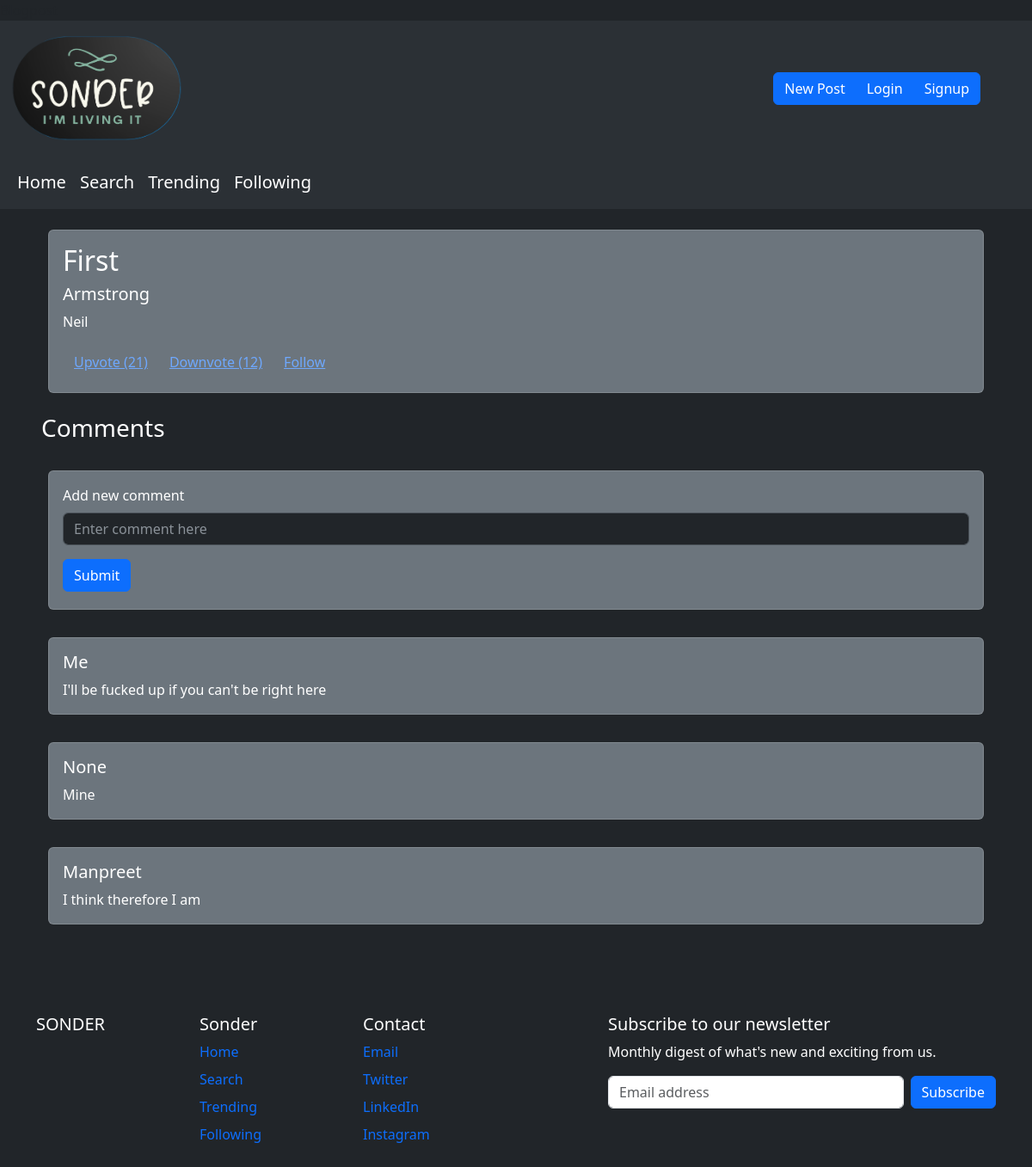
/1, run on an earlier commit of the app's database.
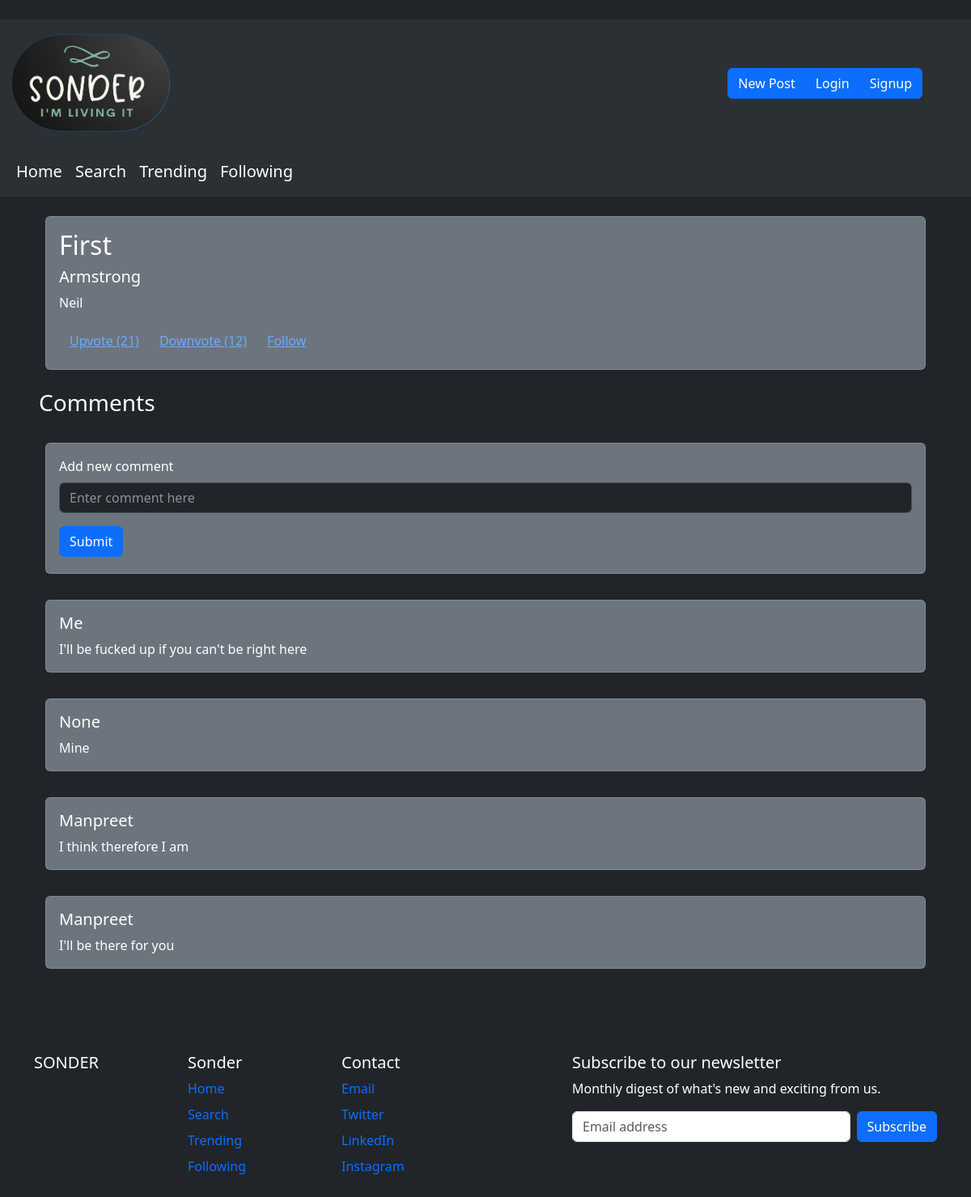
And on a later commit of the database.
### tables this page shows
CREATE TABLE posts (
    id INTEGER PRIMARY KEY AUTOINCREMENT,
    created TIMESTAMP NOT NULL DEFAULT CURRENT_TIMESTAMP,
    title TEXT NOT NULL,
    content TEXT NOT NULL,
    author TEXT NOT NULL
);

CREATE TABLE comments (
    comment_id INTEGER PRIMARY KEY AUTOINCREMENT,
    created TIMESTAMP NOT NULL DEFAULT CURRENT_TIMESTAMP,
    post_id INTEGER NOT NULL,
    content TEXT NOT NULL,
    author
);

### app.py (the view)
@app.route('/<string:username>')
def byauthor(username):
    conn = get_db_connection()
    blogs = conn.execute('SELECT * FROM posts WHERE author = ?', (username,)).fetchall()
    return render_template('byauthor.html', username=username, blogs=blogs)

### app.py (called while the page is built, shortened)
def get_db_connection():
    conn = sqlite3.connect('database.db')
    conn.row_factory = sqlite3.Row
    return conn

def getPost(postId):
    conn = get_db_connection()
    post = conn.execute('SELECT * FROM posts WHERE id = ?', (postId,)).fetchone()
    conn.close()
    if post is None:
        abort(404)
    return post

def getComments(postId):
    conn = get_db_connection()
    comments = conn.execute('SELECT * FROM comments WHERE post_id = ?', (postId,)).fetchall()
    conn.close()
    if comments is None:
        return {}
    return comments

@app.route('/<int:postId>', methods=('GET', 'POST'))
def viewPost(postId):
    post = getPost(postId)
    comments = getComments(postId)
    return render_template('blogpost.html', posts=post, comments=comments)

### templates/blogpost.html (shortened to what this page needs)
{% extends 'base.html' %}
{% block body %}
      <div class="d-grid gap-3">
        <div class="p-2 bg-dark text-white mx-5 mt-3" data-bs-theme="dark">
            <div class="card bg-secondary text-white" data-bs-theme = "dark">
                <div class="card-body">
                  <h2 class="card-title">{{posts.title}}</h2>
                  <h5> {{posts.author}} </h5>
                  <p class="card-text">{{posts.content}}</p>
                  <div class="btn-group" role="group" aria-label="Basic outlined example">
                    <button type="button" class="btn btn-link">Upvote (21)</button>
                    <button type="button" class="btn btn-link">Downvote (12)</button>
                    <button type="button" class="btn btn-link">Follow</button>
                  </div>
                </div>
              </div>
        </div>
        <div><h3 class = "text-white mx-5">Comments</h3></div>
        <div class="p-2 bg-dark text-white mx-5" data-bs-theme="dark">
          <div class="card bg-secondary text-white" data-bs-theme = "dark">
          <div class="card-body">
        {%if session['username']%}
        <form method="post">
        <div class="mb-3">
          <label for="exampleInputComment1" class="form-label text-white">Add new comment</label>
          <input type="text" class="form-control" id="exampleInputComment1" placeholder="Enter comment here" name="content"></input>
        </div>
        <button type="submit" class="btn btn-primary mb-1">Submit</button>
        </form>
        {%else%}
        <div class="mb-3">
          <label for="exampleInputComment1" class="form-label text-white">Add new comment</label>
          <input type="text" class="form-control" id="exampleInputComment1" placeholder="Enter comment here" name="content"></input>
        </div>
        <button onclick="location.href='/login'" type="submit" class="btn btn-primary mb-1">Submit</button>
        {%endif%}
    </div>
  </div>
</div>
        {%for comment in comments%}
        <div class="p-2 bg-dark text-white mx-5" data-bs-theme="dark">
            <div class="card bg-secondary text-white" data-bs-theme = "dark">
                <div class="card-body">
                  <h5> {{comment.author}}  </h5>
                  <p class="card-text">{{comment.content}}</p>
                </div>
              </div>
        </div>
        {% endfor %}
      </div>
{% endblock %}

### templates/base.html (shortened to what this page needs)
<!doctype html>
<html lang="en">
  <head>
    <link href="https://cdn.jsdelivr.net/npm/bootstrap@5.3.0-alpha2/dist/css/bootstrap.min.css" rel="stylesheet">
  </head>
  <body class = bg-dark>
    <nav class="navbar navbar-expand-lg bg-body-tertiary bg-dark" data-bs-theme="dark">
        <div class="container-fluid">
            <a class="navbar-brand" href="index.html">
                <img src="{{ url_for('static', filename='logo.png') }}" width="200" height="130" class="d-inline-block align-text-top" />
            </a>
            <form class="d-flex">
              {%if session['username']%}
              <div class="btn-group mx-5">
                <!-- <a href="/login" class="btn btn-primary">Login</a>
                <a href="/signup" class="btn btn-primary">Signup</a> -->
                <a href="/create" class="btn btn-primary">New Post</a>
                <a href="/profile" class="btn btn-primary">My Profile</a>
                <a href="/logout" class="btn btn-primary">Logout</a>
              </div>
              {%else%}
              <div class="btn-group mx-5">
                <a href="/login" class="btn btn-primary">New Post</a>
                <a href="/login" class="btn btn-primary">Login</a>
                <a href="/signup" class="btn btn-primary">Signup</a>
              </div>
              {%endif%}
            </form>
            </div>
        </nav>
    <nav class="navbar navbar-expand-lg bg-body-tertiary bg-dark sticky-top fs-5"  data-bs-theme="dark">
    <div class="container-fluid">
        <div class="collapse navbar-collapse" id="navbarSupportedContent">
        <ul class="navbar-nav me-auto mb-2 mb-lg-0">
            <li class="nav-item">
            <a class="nav-link active" aria-current="page" href="/">Home</a>
            </li>
            <li class="nav-item">
            <a class="nav-link active" aria-current="page" href="/search">Search</a>
            </li>
            <li class="nav-item">
            <a class="nav-link active" aria-current="page" href="/trending">Trending</a>
            </li>
            <li class="nav-item">
            <a class="nav-link active" aria-current="page" href="/following">Following</a>
            </li>
        </ul>
        </div>
    </div>
    </nav>
    {% block body %}
    {% endblock %}
      <div class="container mt-5">
        <footer class="py-5 text-white">
          <div class="row">
            <div class="col-6 col-md-2 mb-3">
              <h5><a href="index.html" class = "nav-link p-0"> SONDER</a></h5>
            </div>
            <div class="col-6 col-md-2 mb-3">
              <h5>Sonder</h5>
              <ul class="nav flex-column">
                <li class="nav-item mb-2"><a href="/" class="nav-link p-0">Home</a></li>
                <li class="nav-item mb-2"><a href="/search" class="nav-link p-0">Search</a></li>
                <li class="nav-item mb-2"><a href="/trending" class="nav-link p-0">Trending</a></li>
                <li class="nav-item mb-2"><a href="/following" class="nav-link p-0">Following</a></li>
              </ul>
            </div>
            <div class="col-6 col-md-2 mb-3">
              <h5>Contact</h5>
              <ul class="nav flex-column">
                <li class="nav-item mb-2"><a href="mailto:sonder@gmail.com" class="nav-link p-0">Email</a></li>
                <li class="nav-item mb-2"><a href="https://twitter.com" class="nav-link p-0">Twitter</a></li>
                <li class="nav-item mb-2"><a href="https://linked.com" class="nav-link p-0">LinkedIn</a></li>
                <li class="nav-item mb-2"><a href="https://instagram.com" class="nav-link p-0">Instagram</a></li>
              </ul>
            </div>
            <div class="col-md-5 offset-md-1 mb-3">
              <form>
                <h5>Subscribe to our newsletter</h5>
                <p>Monthly digest of what's new and exciting from us.</p>
                <div class="d-flex flex-column flex-sm-row w-100 gap-2">
                  <input id="newsletter1" type="text" class="form-control" placeholder="Email address">
                  <button class="btn btn-primary" type="button">Subscribe</button>
                </div>
              </form>
            </div>
          </div>
        </footer>
      </div>
  </body>
</html>

What changed in the data, as far as the page shows it:
added comments: author "Manpreet", content "I'll be there for you"
